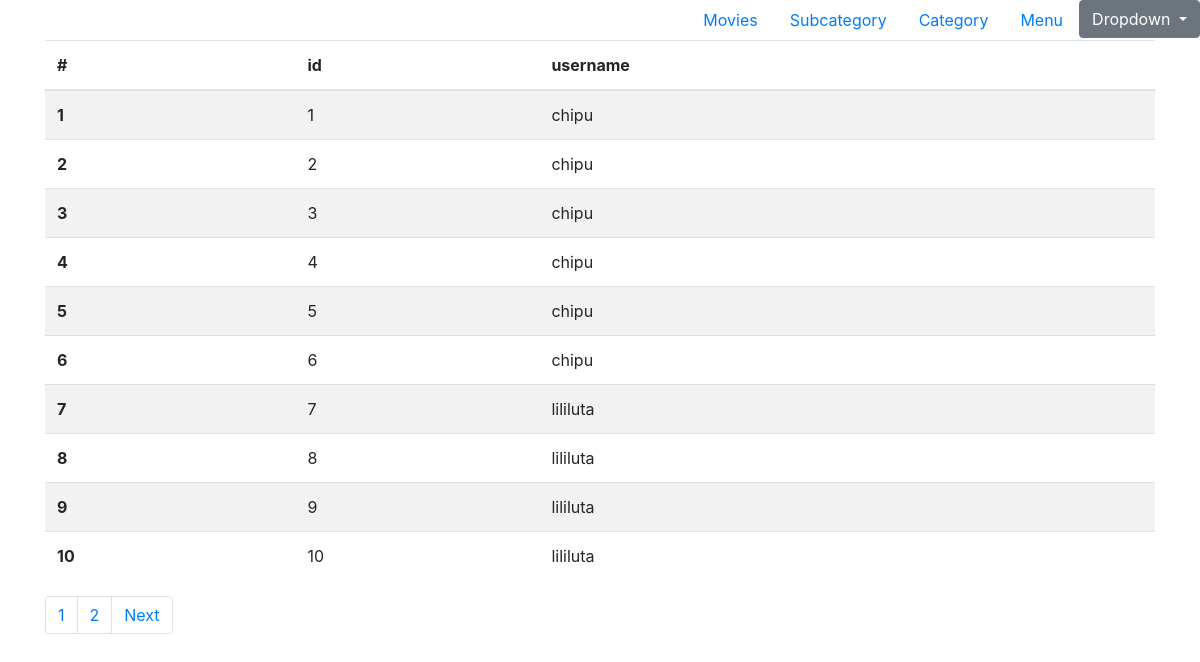
The app's page /baitap1/backend/managerUser.php with its own data.
### tables this page shows
CREATE TABLE `users` (
  `id` int(11) NOT NULL,
  `username` varchar(40) NOT NULL,
  `pword` varchar(40) NOT NULL
);

### baitap1/backend/managerUser.php (the view, shortened to what this page needs)
<?php
	include_once("connect.php");
 ?>
<!DOCTYPE html>
<html>
<head>
	<link rel="stylesheet" type="text/css" href="../public/bootstrap/dist/css/bootstrap.css">
	<link rel="stylesheet" type="text/css" href="../public/bootstrap/dist/css/bootstrap.min.css">
	<link rel="stylesheet" href="../public/owlcarousel/dist/assets/owl.carousel.min.css">
	<link rel="stylesheet" href="../public/owlcarousel/dist/assets/owl.theme.default.min.css">
	<link rel="stylesheet" type="text/css" href="../public/stylePanel.css">
</head>
<body>
	<div id="myWrapper">
		<div id="header">
			<ul class="nav justify-content-end">
				<li class="nav-item">
			    <a class="nav-link active" href="#">Movies</a>
			  </li>
			  <li class="nav-item">
			    <a class="nav-link active" href="#">Subcategory</a>
			  </li>
			  <li class="nav-item">
			    <a class="nav-link" href="#">Category</a>
			  </li>
			  <li class="nav-item">
			    <a class="nav-link" href="#">Menu</a>
			  </li>
			  <li class="nav-item dropdown">
			    	<button class="btn btn-secondary dropdown-toggle" type="button" id="dropdownMenu2" data-toggle="dropdown" aria-haspopup="true" aria-expanded="false">
				    Dropdown
				  </button>
			  </li>
			</ul>
		</div>
		<div id="content-section">
			<div class="container">
				<table class="table table-striped">
				  <thead>
				    <tr>
				      <th scope="col">#</th>
				      <th scope="col">id</th>
				      <th scope="col">username</th>
				    </tr>
				  </thead>
				  <tbody>
				  	<?php
				  		$display=10;
				  		if(isset($_GET['page']) && (int)$_GET['page']){
				  			$page = $_GET['page'];
				  		}else{
				  			$query = "select count(id) from users";
				  			$res= mysqli_query($conn,$query) or die('could not select users');
				  			$rows = mysqli_fetch_array($res,MYSQLI_NUM);
				  			$record = $rows[0];
				  			if($record>$display){
				  				$page=ceil($record/$display);
				  			}else{
				  				$page = 1;
				  			}
				  			$start = (isset($_GET['start']) && (int)$_GET['start']) ? $_GET['start']:0;
				  			$select = "select * from users order by id limit $start,$display";
				  			$result = mysqli_query($conn,$select) or die(mysqli_error($conn));
				  			$count=1;
				  			while($set=mysqli_fetch_array($result,MYSQLI_ASSOC)){
				  				$id = $set['id'];
				  				$username = $set['username'];
				  	 ?>
				    <tr>
				      <th scope="row"><?php echo $count++; ?></th>
				      <td><?php echo $id; ?></td>
				      <td><?php echo $username; ?></td>
				    </tr>
				    <?php
				    		}
				  		}
				     ?>
				  </tbody>
				</table>
				<ul class="pagination">
					<?php
					if($page>1){
						$next = $start+$display;
						$current=($start/$display)+1;
						for($i=1;$i<=$page;$i++){
							echo '<li class="page-item"><a class="page-link" href="managerUser.php?start='.($display*($i-1)).'">'.$i.'</a></li>';
						}
						if($current != $page){
							echo "<li class='page-item'><a class='page-link' href='managerUser.php?start=$next'>Next</a></li>";
						}
					}
				 ?>
				  </ul>
			</div>
		</div>
	</div>
</body>
</html>

### records on screen
users: id "1", username "chipu"
users: id "2", username "chipu"
users: id "3", username "chipu"
users: id "4", username "chipu"
users: id "5", username "chipu"
users: id "6", username "chipu"
users: id "7", username "lililuta"
users: id "8", username "lililuta"
users: id "9", username "lililuta"
users: id "10", username "lililuta"
